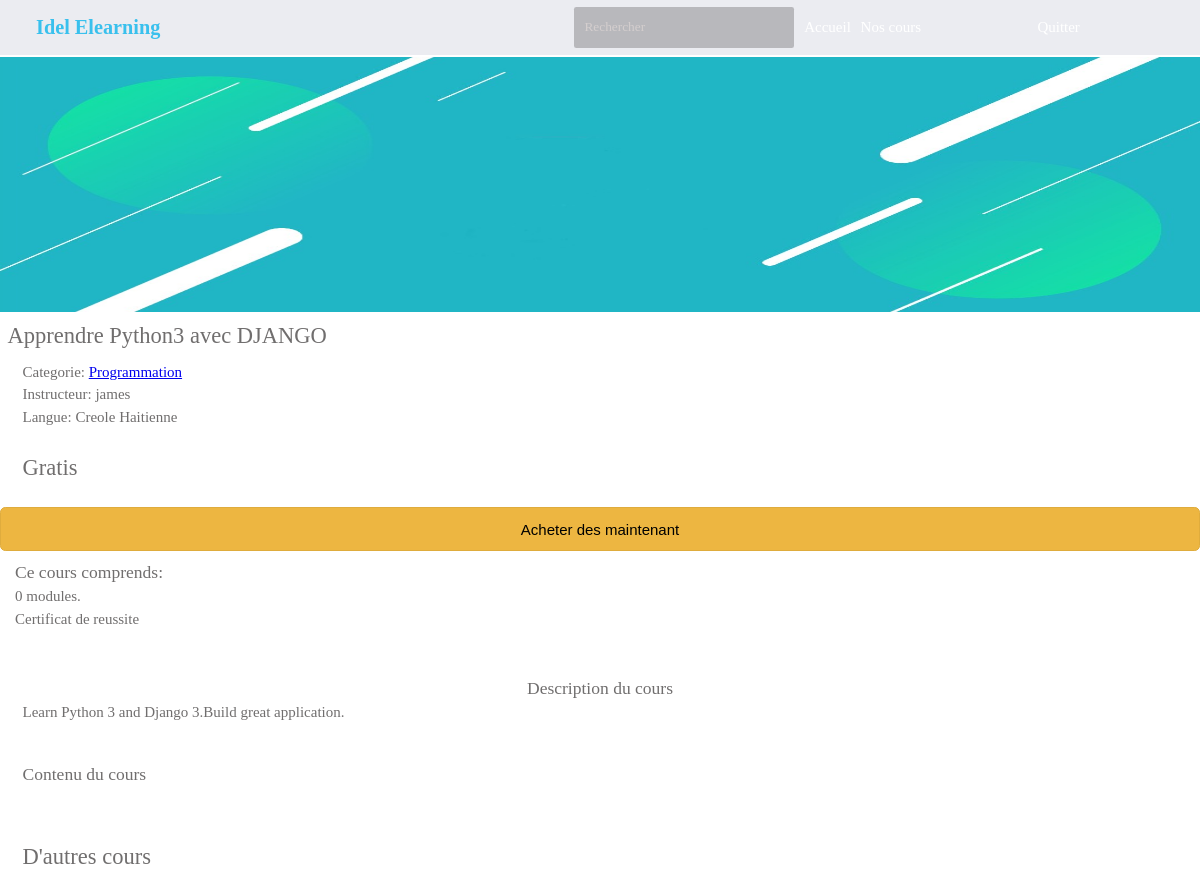
Before: /courses/apprendre-python3-avec-django/ (signed in, upper part) with the older database file.
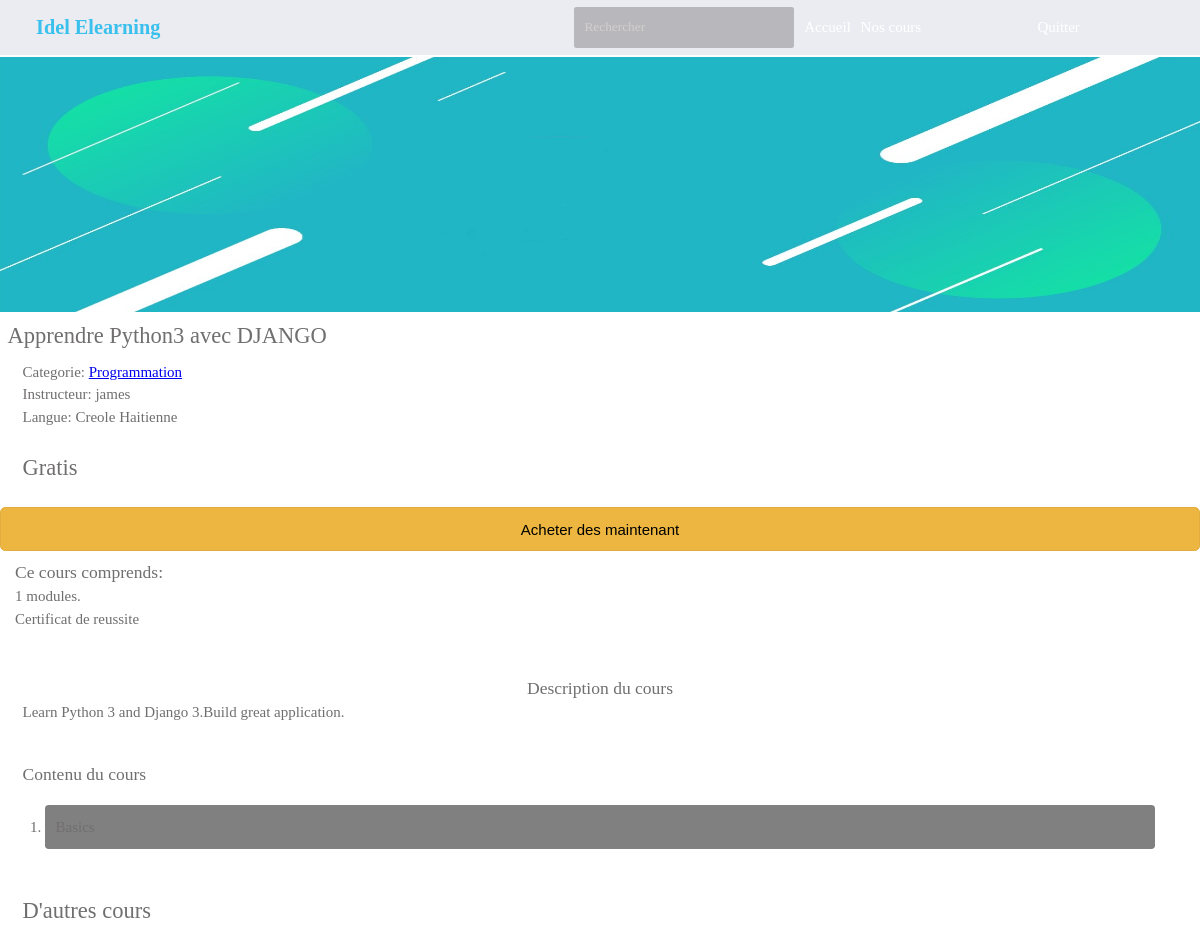
After: the same page with the newer database file.
### courses/models.py (models this page shows, shortened)
class Course(models.Model):
    students = models.ManyToManyField(User, related_name='course_joined', blank=True)
    owner = models.ForeignKey(User, on_delete=models.CASCADE, related_name='course_created')
    subject = models.ForeignKey(Subject, on_delete=models.CASCADE, related_name='courses')
    title = models.CharField(max_length=200)
    slug = models.SlugField(max_length=200, unique=True)
    views = models.PositiveIntegerField(default=1)
    price = models.PositiveIntegerField(null=True, blank=True)
    photo = models.ImageField(upload_to='images/')
    paid = models.BooleanField(default=False)
    overview = models.TextField()
    created = models.DateTimeField(auto_now_add=True)
    class Meta:
        ordering = ['created']

### courses/views.py (the view)
# urls.py: path('<slug:slug>/', views.CourseDetailView.as_view(), name='course_detail'),
class CourseDetailView(DetailView):
    model = Course
    template_name = 'courses/course/detail.html'
    def get(self, *args, **kwargs):
        a = self.get_object()
        a.views = a.views + 1
        a.save()
        print(a.views)
        return super().get(*args, **kwargs)
    def get_context_data(self, **kwargs):
        context = super().get_context_data(**kwargs)
        context['lastest'] = self.model.objects.order_by('-created').exclude(id=self.get_object().id)[:6]
        context['enroll_form'] = CourseEnrollForm(initial={'course': self.object})
        return context

### students/forms.py
class CourseEnrollForm(forms.Form):
    course = forms.ModelChoiceField(queryset=Course.objects.all(), widget=forms.HiddenInput)

### courses/templates/courses/course/detail.html (shortened to what this page needs)
{% extends 'base.html' %}
{% load static %}
{% block content %}
{% with subject=object.subject %}
<section class="wrapper-fluid" id="detail">
    <p><img {% if object.photo%} src="{{ object.photo.url }}" {% else%} src="{% static 'no.png' %}" {% endif %}  alt="" class="detail"></p>
    <h1 class="p-2">{{ object.title }}</h1>
    <div class="wrapper">
        <p>
            Categorie: <a href="{% url 'course_list_subject' subject.slug %}">{{ subject.title }}</a><br>
            Instructeur: {{ object.owner }} <br>
            Langue: Creole Haitienne
        </p>
        <br>
        <h1>{% if object.price %} {{ object.price }} {% else %} Gratis{% endif %}</h1><br>
    </div>
    <p class="wrapper">
        {% if request.user.is_authenticated %}
        {% if object not in request.user.course_joined.all %}
            <form method="POST" action="{% url 'student_enroll_course' %}">
                <input type="submit" class="btn w-100 big b_yellow " value="Acheter des maintenant">
            </form>
        {% else %}
            <a href="" class="btn big b_yellow">poursuivre</a>
        {% endif %}
    {% else %}
        <a class="btn big b_yellow" href="{% url 'student_registration' %}">S'enregistrer pour appliquer</a>
    {% endif %}
        <div class="comp">
            <h3>Ce cours comprends:</h3>
            <ul>
                <li> {{ object.modules.count }} modules. </li>
                <li>Certificat de reussite</li>
            </ul>
        </div>
    </p>
    <section class="descrip wrapper text-center mt-3">
        <h3>Description du cours</h3>
        <p class=""> {{ object.overview|linebreaks }} </p>
    </section>
    <section class="wrapper mt-3">
        <h3>Contenu du cours</h3>
        <ol class="list l cont">
            {% with modules=object.modules.all %}
        {% for m in modules %}
        <li>{{ m.title }}</li>
        {% endfor %}
        {% endwith %}
        </ol>
    </section>
    <section id="other-c" class="wrapper mt-3">
        <h2>D'autres cours</h2>
        <div class="scroll">
        </div>
    </section>
</section>
{% endwith %}
{% endblock %}

Changed rows visible on the page:
changed Course "Apprendre Python3 avec DJANGO": modules.count "0" → "1"
